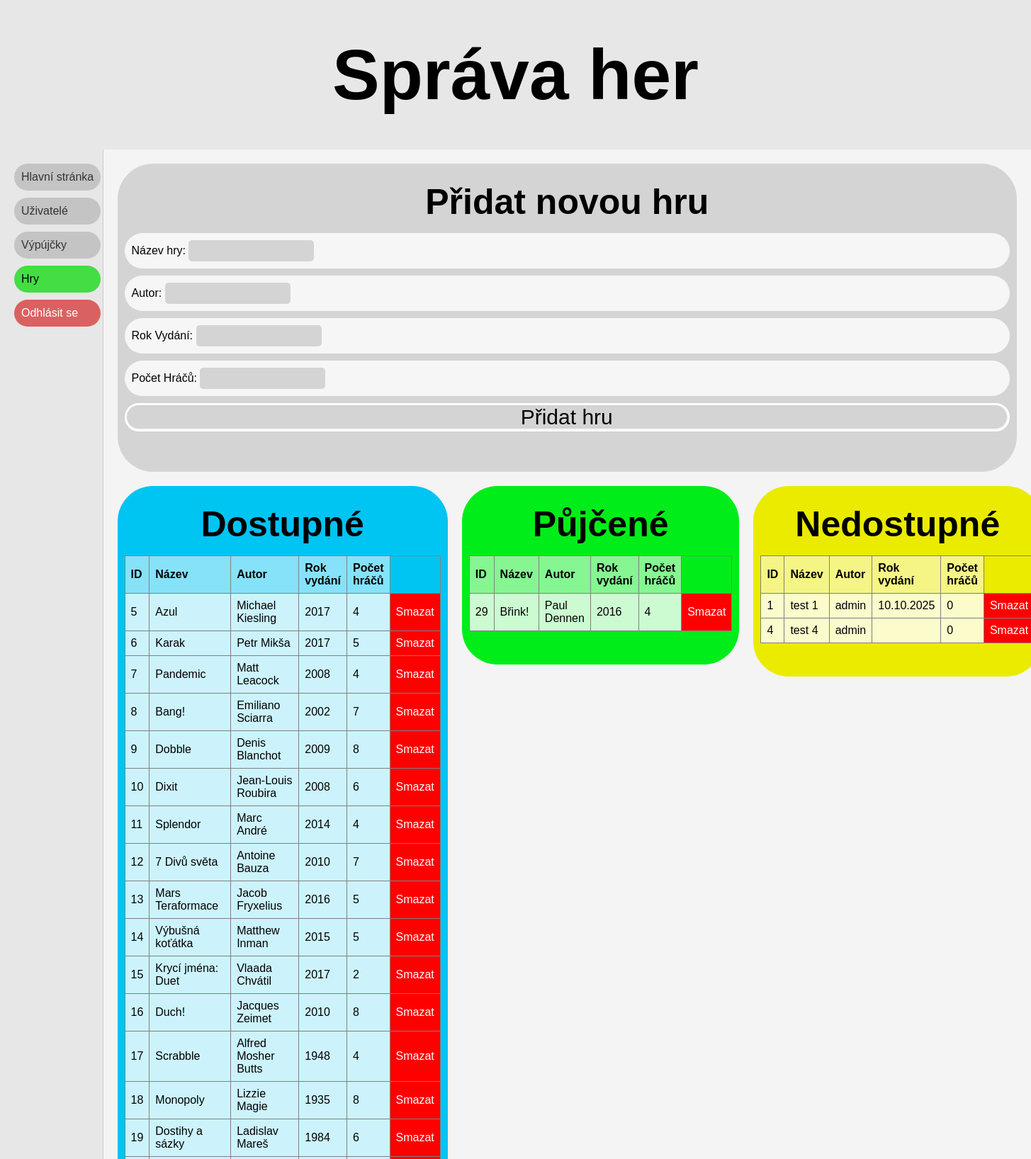
/hry.php (signed in, upper part), run on the app's committed database.
### tables this page shows
CREATE TABLE `hry` (
  `id` int(11) NOT NULL,
  `nazev` varchar(50) NOT NULL,
  `autor` varchar(100) NOT NULL,
  `rokvydani` varchar(11) NOT NULL,
  `stav` varchar(20) NOT NULL,
  `pocetLidi` int(11) NOT NULL,
  `smazat` tinyint(4) NOT NULL DEFAULT 0,
  `poznamka` varchar(500) NOT NULL
);

### hry.php (the view, shortened to what this page needs)
<?php
require 'config.php';
$free = $pdo->query("SELECT * FROM hry WHERE stav = 'dostupná' AND smazat = 0")->fetchAll();
$not = $pdo->query("SELECT * FROM hry WHERE stav = 'nedostupná' AND smazat = 0")->fetchAll();
$taken = $pdo->query("SELECT * FROM hry WHERE stav = 'vypůjčená' AND smazat = 0")->fetchAll();
?>
<!DOCTYPE html>
<html>
<head>
    <link rel="stylesheet" href="style.css">
</head>
<body>
    <h1>Správa her</h1>
    <div class="layout">
        <div class="sidebar">
            <div class="menu">
                <a href="dashboard.php">Hlavní stránka</a>
                <a href="uzivatele.php">Uživatelé</a>
                <a href="vypujcky.php">Výpújčky</a>
                <p>Hry</p>
                <a href="logout.php" class="logout" >Odhlásit se</a>
            </div>
        </div>
        <div class="content">
            <div class="infoElement iE0">
                <h3>Přidat novou hru</h3>
                <form method="POST">
                    <div class="formDiv">Název hry: <input type="text" name="nazev" class="form"></div>
                    <div class="formDiv">Autor: <input type="text" name="autor" class="form"></div>
                    <div class="formDiv">Rok Vydání: <input type="text" name="rok_vydani" class="form"></div>
                    <div class="formDiv">Počet Hráčů: <input type="text" name="pocet_hracu" class="form"></div>
                    <div class="formDiv submitDiv"><input type="submit" name="pridat" value="Přidat hru" class="form submit"></div>
                </form>
            </div>
            <div class="info">
                <div class="infoElement iE1">
                    <h3>Dostupné</h3>
                    <table border="1">
                        <tr>
                            <th>ID</th>
                            <th>Název</th>
                            <th>Autor</th>
                            <th>Rok vydání</th>
                            <th>Počet hráčů</th>
                        </tr>
                        <?php foreach ($free as $f) { ?>
                        <tr>
                            <td><?php echo $f['id']?></td>
                            <td><?php echo $f['nazev']?></td>
                            <td><?php echo $f['autor']?></td>
                            <td><?php echo $f['rokvydani']?></td>
                            <td><?php echo $f['pocetLidi']?></td>
                            <td class="delete"><a href="hry.php?smazat=<?php echo $f['id']; ?>">Smazat</a></td>
                        </tr>
                        <?php } ?>
                    </table>
                </div>
                <div class="infoElement iE2">
                    <h3>Půjčené</h3>
                    <table border="1">
                        <tr>
                            <th>ID</th>
                            <th>Název</th>
                            <th>Autor</th>
                            <th>Rok vydání</th>
                            <th>Počet hráčů</th>
                        </tr>
                        <?php foreach ($taken as $t) { ?>
                        <tr>
                            <td><?php echo $t['id']?></td>
                            <td><?php echo $t['nazev']?></td>
                            <td><?php echo $t['autor']?></td>
                            <td><?php echo $t['rokvydani']?></td>
                            <td><?php echo $t['pocetLidi']?></td>
                            <td class="delete"><a href="hry.php?smazat=<?php echo $t['id']; ?>">Smazat</a></td>
                        </tr>
                        <?php } ?>
                    </table>
                </div>
                <div class="infoElement iE3">
                    <h3>Nedostupné</h3>
                    <table border="1">
                        <tr>
                            <th>ID</th>
                            <th>Název</th>
                            <th>Autor</th>
                            <th>Rok vydání</th>
                            <th>Počet hráčů</th>
                        </tr>
                        <?php foreach ($not as $n) { ?>
                        <tr>
                            <td><?php echo $n['id']?></td>
                            <td><?php echo $n['nazev']?></td>
                            <td><?php echo $n['autor']?></td>
                            <td><?php echo $n['rokvydani']?></td>
                            <td><?php echo $n['pocetLidi']?></td>
                            <td class="delete"><a href="hry.php?smazat=<?php echo $n['id']; ?>">Smazat</a></td>
                        </tr>
                        <?php } ?>
                    </table>
                </div>
            </div>
        </div>
    </div>
</body>
</html>

### style.css (style rules this page uses)
* { box-sizing: border-box; margin: 0; padding: 0; text-decoration: none; color: black; }
body { background-color: #f4f4f4; font-family: Arial, sans-serif; padding: 10; display: flex; flex-direction: column; align-items: center; }
h1 { position: static; text-align: center; padding-top: 48px; padding-right: 48px; padding-bottom: 48px; padding-left: 48px; font-size: 100px; background-color: #e7e7e7; width: 100%; }
.layout { display: flex; width: 100%; }
.sidebar { height: inherit; width: 10%; background-color: #e7e7e7; padding: 20px; border-right: 1px solid #ccc; }
.sidebar .menu p { background-color: #44dd44; padding: 10px; cursor: pointer; }
.sidebar .menu a, .sidebar .menu p { border-top-left-radius: 50px; border-top-right-radius: 50px; border-bottom-right-radius: 50px; border-bottom-left-radius: 50px; }
.sidebar .menu a { display: block; padding: 10px; text-decoration: none; color: #333; background-color: #c4c4c4; }
.sidebar .menu .logout { background-color: #da6161; color: white; }
.content { flex-grow: 1; padding: 20px; width: 90%; }
.info { display: flex; gap: 20px; align-items: flex-start; margin-top: 20px; }
.infoElement { flex: 1; padding-top: 10px; padding-right: 10px; padding-bottom: 47px; padding-left: 10px; border-top-left-radius: 50px; border-top-right-radius: 50px; border-bottom-right-radius: 50px; border-bottom-left-radius: 50px; }
table { width: 100%; border-collapse: collapse; }
th, td { padding: 8px; text-align: left; }
* th { background-color: #ffffff85; }
* td { background-color: #ffffffcc; }
h3 { font-size: 50px; text-align: center; padding-bottom: 15px; padding-top: 15px; }
.menu { display: flex; flex-direction: column; gap: 10px; position: fixed; }
.iE0 { background-color: #d4d4d4; }
.iE1 { background-color: #00c4f2; }
.iE2 { background-color: #00ed1a; }
.iE3 { background-color: #ebeb00; }
.formDiv { background-color: #ffffffcc; border-radius: 30px; padding: 10px; margin-bottom: 10px; width: 100%; }
.form { border: none; height: 30px; width: auto; background-color: #d4d4d4; border-radius: 5px; }
.submitDiv { height: 40px; padding: 1px; border: white 2px solid; box-shadow: none; }
.submit { width: calc(100% - 1px); height: calc(100% - 1px); border-radius: inherit; border: none; font-size: 30px; }
.delete { background-color: #ff0000; }
.delete a { color: white; }

### data on the page
hry: id "5", nazev "Azul", autor "Michael Kiesling", rokvydani "2017", pocetLidi "4"
hry: id "6", nazev "Karak", autor "Petr Mikša", rokvydani "2017", pocetLidi "5"
hry: id "7", nazev "Pandemic", autor "Matt Leacock", rokvydani "2008", pocetLidi "4"
hry: id "8", nazev "Bang!", autor "Emiliano Sciarra", rokvydani "2002", pocetLidi "7"
hry: id "9", nazev "Dobble", autor "Denis Blanchot", rokvydani "2009", pocetLidi "8"
hry: id "10", nazev "Dixit", autor "Jean-Louis Roubira", rokvydani "2008", pocetLidi "6"
hry: id "11", nazev "Splendor", autor "Marc André", rokvydani "2014", pocetLidi "4"
hry: id "12", nazev "7 Divů světa", autor "Antoine Bauza", rokvydani "2010", pocetLidi "7"
hry: id "13", nazev "Mars Teraformace", autor "Jacob Fryxelius", rokvydani "2016", pocetLidi "5"
hry: id "14", nazev "Výbušná koťátka", autor "Matthew Inman", rokvydani "2015", pocetLidi "5"
hry: id "15", nazev "Krycí jména: Duet", autor "Vlaada Chvátil", rokvydani "2017", pocetLidi "2"
hry: id "16", nazev "Duch!", autor "Jacques Zeimet", rokvydani "2010", pocetLidi "8"
hry: id "17", nazev "Scrabble", autor "Alfred Mosher Butts", rokvydani "1948", pocetLidi "4"
hry: id "18", nazev "Monopoly", autor "Lizzie Magie", rokvydani "1935", pocetLidi "8"
hry: id "19", nazev "Dostihy a sázky", autor "Ladislav Mareš", rokvydani "1984", pocetLidi "6"
hry: id "29", nazev "Břink!", autor "Paul Dennen", rokvydani "2016", pocetLidi "4"
hry: id "1", nazev "test 1", autor "admin", rokvydani "10.10.2025", pocetLidi "0"
hry: id "4", nazev "test 4", autor "admin", pocetLidi "0"
